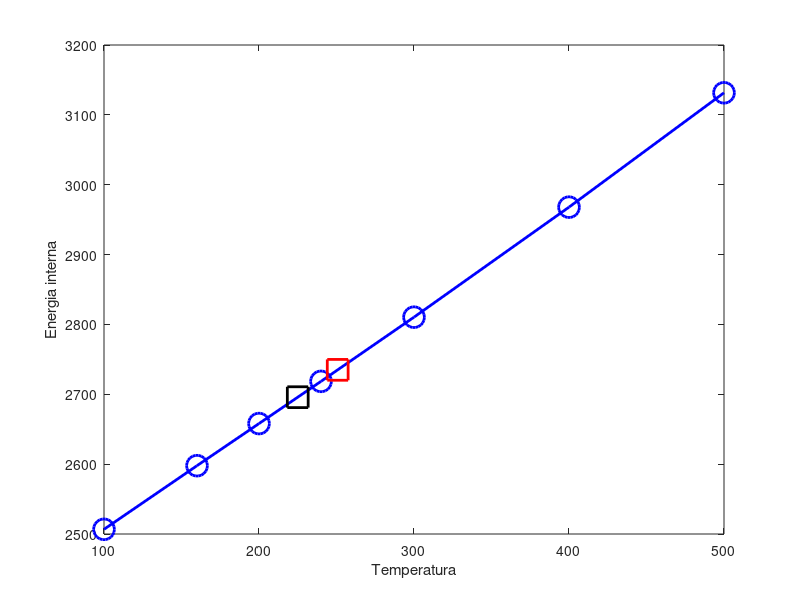

The MATLAB script that drew this image:
% Catalizate en Octave - 2019 - FCAI-UNCuyo
% 
% Congreso Nacional de Estudiantes de Ingenieria Quimica (CONEIQ)
% 
% Interpolacion lineal de datos en tablas termodinamicas
%
% Ejercicio 36
% 1) Definir las columnas a partir de las cuales interpolamos (en este
% caso las columnas Temperatura y Energia interna)

T = [100, 160, 200, 240, 300, 400, 500];
u = [2506.7, 2597.8, 2658.1, 2718.5, 2810.4, 2967.9, 3131.6];


plot(T,u,'-bo','linewidth',2,'markersize',15)
xlabel ("Temperatura");
ylabel ("Energia interna");
hold on


% 2) Utilizar la funcion de interpolacion lineal para los siguientes casos:
% 2.a) Energia interna para T = 225 °C

T1 = 225;
E1 = interp1(T,u,T1);
plot(T1,E1,'ks','markersize',15,'linewidth',2)
hold on

% 2.b) Temperatura para u =  2735 kJ/kg.

E2 = 2735;
T2 = interp1(u,T,E2);
plot(T2,E2,'rs','markersize',15,'linewidth',2)
hold on
